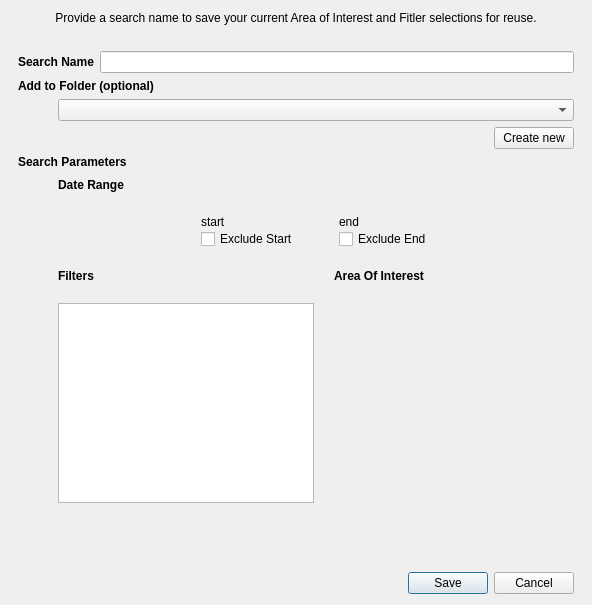
<?xml version="1.0" encoding="UTF-8"?>
<ui version="4.0">
 <class>Dialog</class>
 <widget class="QDialog" name="Dialog">
  <property name="geometry">
   <rect>
    <x>0</x>
    <y>0</y>
    <width>592</width>
    <height>605</height>
   </rect>
  </property>
  <property name="windowTitle">
   <string>Save Search</string>
  </property>
  <layout class="QVBoxLayout" name="verticalLayout">
   <property name="leftMargin">
    <number>18</number>
   </property>
   <property name="rightMargin">
    <number>18</number>
   </property>
   <item>
    <widget class="QLabel" name="label">
     <property name="text">
      <string>Provide a search name to save your current Area of Interest and Fitler selections for reuse.</string>
     </property>
     <property name="alignment">
      <set>Qt::AlignCenter</set>
     </property>
    </widget>
   </item>
   <item>
    <spacer name="verticalSpacer_2">
     <property name="orientation">
      <enum>Qt::Vertical</enum>
     </property>
     <property name="sizeType">
      <enum>QSizePolicy::Fixed</enum>
     </property>
     <property name="sizeHint" stdset="0">
      <size>
       <width>20</width>
       <height>20</height>
      </size>
     </property>
    </spacer>
   </item>
   <item>
    <layout class="QHBoxLayout" name="horizontalLayout">
     <item>
      <widget class="QLabel" name="label_2">
       <property name="sizePolicy">
        <sizepolicy hsizetype="Maximum" vsizetype="Preferred">
         <horstretch>0</horstretch>
         <verstretch>0</verstretch>
        </sizepolicy>
       </property>
       <property name="text">
        <string>&lt;b&gt;Search Name&lt;b/&gt;</string>
       </property>
      </widget>
     </item>
     <item>
      <widget class="QLineEdit" name="txtName"/>
     </item>
    </layout>
   </item>
   <item>
    <widget class="QLabel" name="label_3">
     <property name="text">
      <string>&lt;b&gt;Add to Folder (optional)&lt;b/&gt;</string>
     </property>
    </widget>
   </item>
   <item>
    <layout class="QGridLayout" name="gridLayout_2">
     <item row="1" column="2">
      <widget class="QPushButton" name="btnCreateFolder">
       <property name="text">
        <string>Create new</string>
       </property>
      </widget>
     </item>
     <item row="0" column="0">
      <spacer name="horizontalSpacer">
       <property name="orientation">
        <enum>Qt::Horizontal</enum>
       </property>
       <property name="sizeType">
        <enum>QSizePolicy::Fixed</enum>
       </property>
       <property name="sizeHint" stdset="0">
        <size>
         <width>40</width>
         <height>20</height>
        </size>
       </property>
      </spacer>
     </item>
     <item row="1" column="1">
      <spacer name="horizontalSpacer_4">
       <property name="orientation">
        <enum>Qt::Horizontal</enum>
       </property>
       <property name="sizeHint" stdset="0">
        <size>
         <width>40</width>
         <height>20</height>
        </size>
       </property>
      </spacer>
     </item>
     <item row="0" column="1" colspan="2">
      <widget class="QComboBox" name="comboFolder">
       <property name="minimumSize">
        <size>
         <width>200</width>
         <height>0</height>
        </size>
       </property>
      </widget>
     </item>
    </layout>
   </item>
   <item>
    <widget class="QLabel" name="label_4">
     <property name="text">
      <string>&lt;b&gt;Search Parameters&lt;b/&gt;</string>
     </property>
    </widget>
   </item>
   <item>
    <layout class="QGridLayout" name="gridLayout_3">
     <property name="horizontalSpacing">
      <number>6</number>
     </property>
     <property name="verticalSpacing">
      <number>20</number>
     </property>
     <item row="1" column="1">
      <layout class="QHBoxLayout" name="horizontalLayout_2">
       <item>
        <layout class="QGridLayout" name="gridLayout">
         <item row="1" column="3">
          <widget class="QCheckBox" name="chkExcludeEnd">
           <property name="text">
            <string>Exclude End</string>
           </property>
          </widget>
         </item>
         <item row="1" column="1">
          <widget class="QCheckBox" name="chkExcludeStart">
           <property name="text">
            <string>Exclude Start</string>
           </property>
          </widget>
         </item>
         <item row="0" column="1">
          <widget class="QLabel" name="lblStartDate">
           <property name="text">
            <string>start</string>
           </property>
          </widget>
         </item>
         <item row="0" column="3">
          <widget class="QLabel" name="lblEndDate">
           <property name="text">
            <string>end</string>
           </property>
          </widget>
         </item>
         <item row="1" column="4">
          <spacer name="horizontalSpacer_5">
           <property name="orientation">
            <enum>Qt::Horizontal</enum>
           </property>
           <property name="sizeHint" stdset="0">
            <size>
             <width>40</width>
             <height>20</height>
            </size>
           </property>
          </spacer>
         </item>
         <item row="1" column="0">
          <spacer name="horizontalSpacer_2">
           <property name="orientation">
            <enum>Qt::Horizontal</enum>
           </property>
           <property name="sizeType">
            <enum>QSizePolicy::Expanding</enum>
           </property>
           <property name="sizeHint" stdset="0">
            <size>
             <width>40</width>
             <height>20</height>
            </size>
           </property>
          </spacer>
         </item>
         <item row="1" column="2">
          <spacer name="horizontalSpacer_6">
           <property name="orientation">
            <enum>Qt::Horizontal</enum>
           </property>
           <property name="sizeType">
            <enum>QSizePolicy::Fixed</enum>
           </property>
           <property name="sizeHint" stdset="0">
            <size>
             <width>40</width>
             <height>20</height>
            </size>
           </property>
          </spacer>
         </item>
        </layout>
       </item>
      </layout>
     </item>
     <item row="0" column="0">
      <spacer name="horizontalSpacer_3">
       <property name="orientation">
        <enum>Qt::Horizontal</enum>
       </property>
       <property name="sizeType">
        <enum>QSizePolicy::Fixed</enum>
       </property>
       <property name="sizeHint" stdset="0">
        <size>
         <width>40</width>
         <height>20</height>
        </size>
       </property>
      </spacer>
     </item>
     <item row="0" column="1">
      <widget class="QLabel" name="label_5">
       <property name="text">
        <string>&lt;b&gt;Date Range&lt;b/&gt;</string>
       </property>
      </widget>
     </item>
     <item row="2" column="1">
      <layout class="QGridLayout" name="gridLayout_4">
       <property name="spacing">
        <number>20</number>
       </property>
       <item row="2" column="1">
        <widget class="QWidget" name="widgetAOI" native="true">
         <property name="sizePolicy">
          <sizepolicy hsizetype="Expanding" vsizetype="Preferred">
           <horstretch>0</horstretch>
           <verstretch>0</verstretch>
          </sizepolicy>
         </property>
         <property name="minimumSize">
          <size>
           <width>200</width>
           <height>200</height>
          </size>
         </property>
        </widget>
       </item>
       <item row="2" column="0">
        <widget class="QTextBrowser" name="txtFilters">
         <property name="minimumSize">
          <size>
           <width>200</width>
           <height>0</height>
          </size>
         </property>
        </widget>
       </item>
       <item row="1" column="1">
        <widget class="QLabel" name="label_7">
         <property name="text">
          <string>&lt;b&gt;Area Of Interest&lt;b/&gt;</string>
         </property>
        </widget>
       </item>
       <item row="1" column="0">
        <widget class="QLabel" name="label_6">
         <property name="text">
          <string>&lt;b&gt;Filters&lt;b/&gt;</string>
         </property>
        </widget>
       </item>
      </layout>
     </item>
    </layout>
   </item>
   <item>
    <spacer name="verticalSpacer">
     <property name="orientation">
      <enum>Qt::Vertical</enum>
     </property>
     <property name="sizeHint" stdset="0">
      <size>
       <width>20</width>
       <height>40</height>
      </size>
     </property>
    </spacer>
   </item>
   <item>
    <widget class="QDialogButtonBox" name="buttonBox">
     <property name="orientation">
      <enum>Qt::Horizontal</enum>
     </property>
     <property name="standardButtons">
      <set>QDialogButtonBox::Cancel|QDialogButtonBox::Save</set>
     </property>
    </widget>
   </item>
  </layout>
 </widget>
 <resources/>
 <connections/>
</ui>
